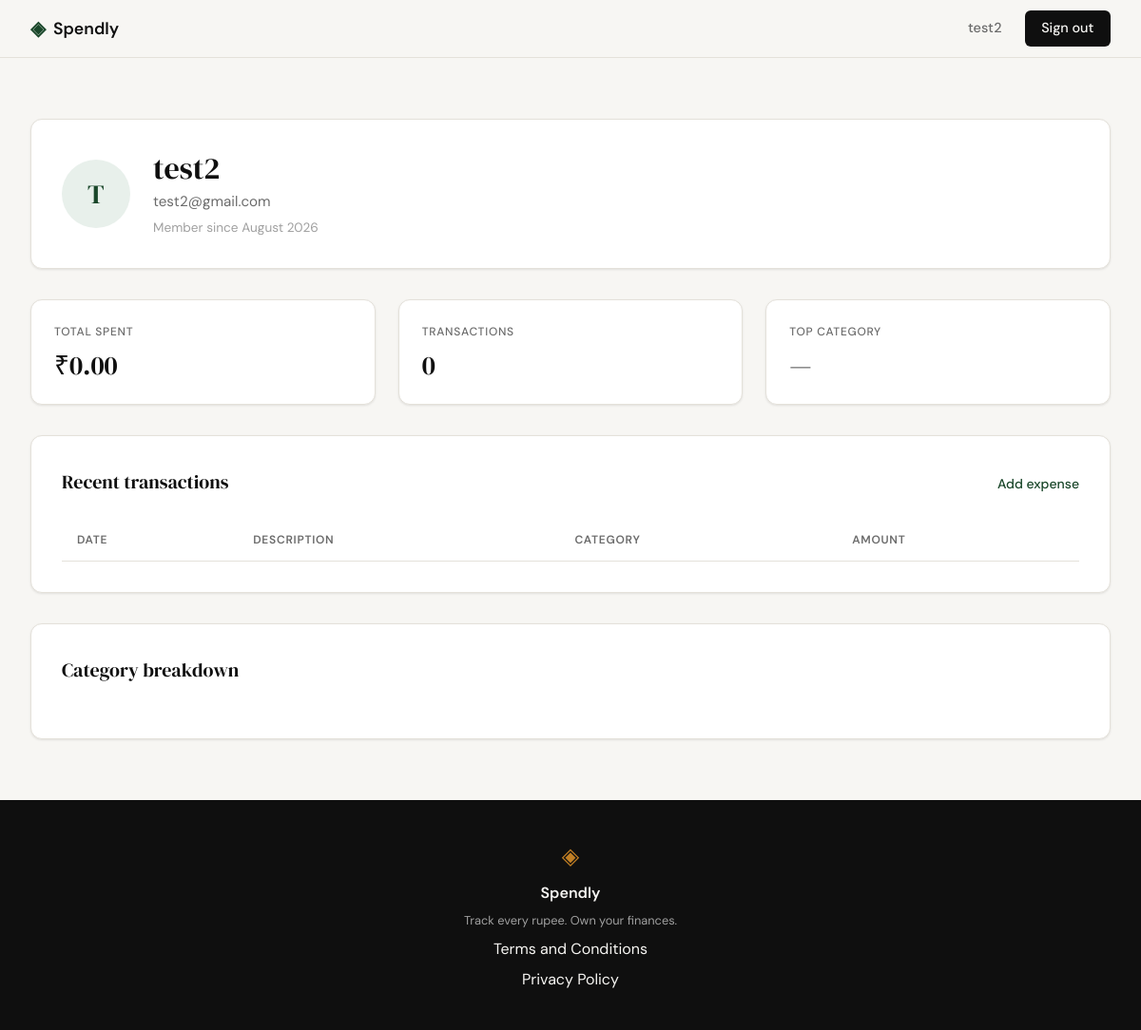
The page /profile (signed in) on the database as committed earlier.
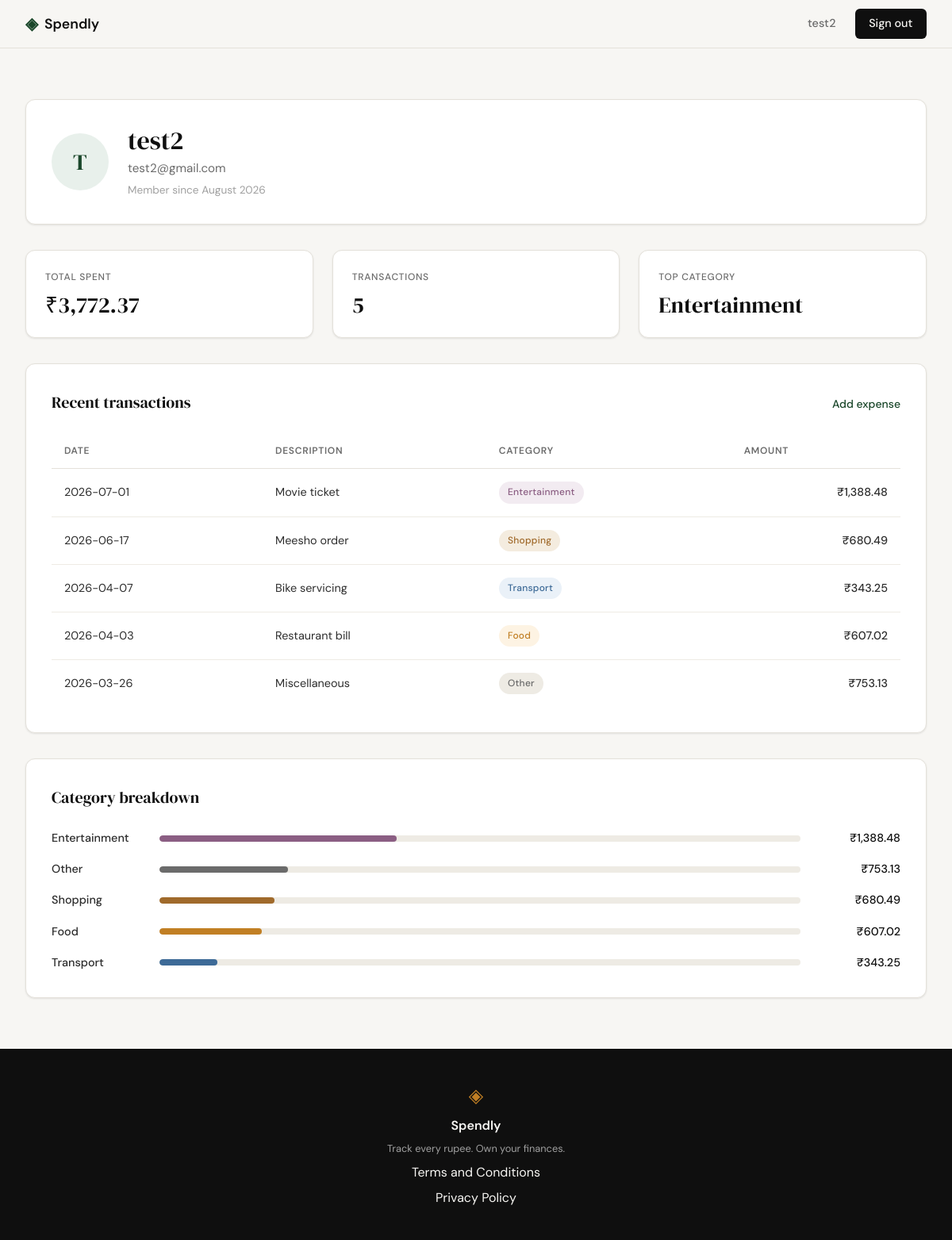
The same page on the database as committed later.
### tables this page shows
CREATE TABLE users (
                id INTEGER PRIMARY KEY AUTOINCREMENT,
                name TEXT NOT NULL,
                email TEXT UNIQUE NOT NULL,
                password_hash TEXT NOT NULL,
                created_at TEXT DEFAULT (datetime('now'))
            );

CREATE TABLE expenses (
                id INTEGER PRIMARY KEY AUTOINCREMENT,
                user_id INTEGER NOT NULL,
                amount REAL NOT NULL,
                category TEXT NOT NULL,
                date TEXT NOT NULL,
                description TEXT,
                created_at TEXT DEFAULT (datetime('now')),
                FOREIGN KEY (user_id) REFERENCES users(id)
            );

### app.py (the view)
@app.route("/profile")
def profile():
    if not session.get("user_id"):
        return redirect(url_for("login"))
    user_id = session["user_id"]
    user = get_user_by_id(user_id)
    if user is None:
        session.clear()
        return redirect(url_for("login"))
    user["initials"] = _initials_from_name(user["name"])
    stats = get_summary_stats(user_id)
    transactions = [
        {**tx, "category_slug": CATEGORY_SLUGS.get(tx["category"], "other")}
        for tx in get_recent_transactions(user_id, limit=None)
    ]
    category_breakdown = [
        {
            "name": row["name"],
            "slug": CATEGORY_SLUGS.get(row["name"], "other"),
            "total": row["amount"],
            "percent": row["pct"],
        }
        for row in get_category_breakdown(user_id)
    ]
    return render_template(
        "profile.html",
        user=user,
        stats=stats,
        transactions=transactions,
        category_breakdown=category_breakdown,
    )

### app.py (called while the page is built)
def _initials_from_name(name):
    if not name or not name.strip():
        return "?"
    parts = name.split()
    if len(parts) == 1:
        return parts[0][0].upper()
    return (parts[0][0] + parts[-1][0]).upper()

### database/db.py (called while the page is built)
def get_db():
    conn = sqlite3.connect(DB_PATH)
    conn.row_factory = sqlite3.Row
    conn.execute("PRAGMA foreign_keys = ON")
    return conn

### database/queries.py (called while the page is built)
def get_user_by_id(user_id):
    conn = get_db()
    try:
        row = conn.execute(
            "SELECT name, email, created_at FROM users WHERE id = ?",
            (user_id,),
        ).fetchone()
        if row is None:
            return None
        created_at = row["created_at"]
        try:
            member_since = datetime.strptime(
                created_at, "%Y-%m-%d %H:%M:%S"
            ).strftime("%B %Y")
        except (ValueError, TypeError):
            member_since = created_at
        return {
            "name": row["name"],
            "email": row["email"],
            "member_since": member_since,
        }
    finally:
        conn.close()

def get_summary_stats(user_id):
    conn = get_db()
    try:
        total, count = conn.execute(
            "SELECT COALESCE(SUM(amount), 0), COUNT(*) FROM expenses WHERE user_id = ?",
            (user_id,),
        ).fetchone()
        if count == 0:
            return {"total_spent": 0, "transaction_count": 0, "top_category": "—"}
        top_row = conn.execute(
            "SELECT category FROM expenses WHERE user_id = ? "
            "GROUP BY category ORDER BY SUM(amount) DESC LIMIT 1",
            (user_id,),
        ).fetchone()
        top_category = top_row["category"] if top_row else "—"
        return {
            "total_spent": float(total),
            "transaction_count": int(count),
            "top_category": top_category,
        }
    finally:
        conn.close()

### templates/profile.html (shortened to what this page needs)
{% extends "base.html" %}
{% block head %}
<link rel="stylesheet" href="{{ url_for('static', filename='css/profile.css') }}">
{% endblock %}
{% block content %}
<section class="profile-page">
    <div class="profile-inner">
        <header class="profile-card profile-user-card">
            <div class="profile-avatar" aria-hidden="true">{{ user.initials }}</div>
            <div class="profile-identity">
                <h1 class="profile-name">{{ user.name }}</h1>
                <p class="profile-email">{{ user.email }}</p>
                <p class="profile-meta">Member since {{ user.member_since }}</p>
            </div>
        </header>
        <section class="stats-grid" aria-label="Spending summary">
            <div class="stat-card">
                <span class="stat-label">Total spent</span>
                <span class="stat-value">₹{{ '{:,.2f}'.format(stats.total_spent) }}</span>
            </div>
            <div class="stat-card">
                <span class="stat-label">Transactions</span>
                <span class="stat-value">{{ stats.transaction_count }}</span>
            </div>
            <div class="stat-card">
                <span class="stat-label">Top category</span>
                <span class="stat-value">{{ stats.top_category }}</span>
            </div>
        </section>
        <section class="profile-card">
            <div class="profile-card-header">
                <h2 class="profile-card-title">Recent transactions</h2>
                <a href="{{ url_for('add_expense') }}" class="profile-card-action">Add expense</a>
            </div>
            <div class="profile-table-wrap">
                <table class="profile-table">
                    <thead>
                        <tr>
                            <th scope="col">Date</th>
                            <th scope="col">Description</th>
                            <th scope="col">Category</th>
                            <th scope="col" class="col-amount">Amount</th>
                        </tr>
                    </thead>
                    <tbody>
                        {% for tx in transactions %}
                        <tr>
                            <td>{{ tx.date }}</td>
                            <td>{{ tx.description }}</td>
                            <td>
                                <span class="category-badge category-badge--{{ tx.category_slug }}">
                                    {{ tx.category }}
                                </span>
                            </td>
                            <td class="col-amount">₹{{ '{:,.2f}'.format(tx.amount) }}</td>
                        </tr>
                        {% endfor %}
                    </tbody>
                </table>
            </div>
        </section>
        <section class="profile-card">
            <div class="profile-card-header">
                <h2 class="profile-card-title">Category breakdown</h2>
            </div>
            <ul class="category-breakdown">
                {% for cat in category_breakdown %}
                <li class="category-row">
                    <span class="category-row-name">{{ cat.name }}</span>
                    <div class="category-row-track" aria-hidden="true">
                        <div class="category-row-fill category-row-fill--{{ cat.slug }}"
                             style="width: {{ cat.percent }}%"></div>
                    </div>
                    <span class="category-row-amount">₹{{ '{:,.2f}'.format(cat.total) }}</span>
                </li>
                {% endfor %}
            </ul>
        </section>
    </div>
</section>
{% endblock %}

### templates/base.html (shortened to what this page needs)
<!DOCTYPE html>
<html lang="en">
<head>
    <link rel="stylesheet" href="{{ url_for('static', filename='css/style.css') }}">
    {% block head %}{% endblock %}
</head>
<body>
    <nav class="navbar">
        <div class="nav-inner">
            <a href="{{ url_for('landing') }}" class="nav-brand">
                <span class="brand-icon">◈</span>
                <span class="brand-name">Spendly</span>
            </a>
            <div class="nav-links">
                {% if session.get('user_id') %}
                <a href="{{ url_for('profile') }}">{{ session.get('user_name') }}</a>
                <a href="{{ url_for('logout') }}" class="nav-cta">Sign out</a>
                {% else %}
                <a href="{{ url_for('login') }}">Sign in</a>
                <a href="{{ url_for('register') }}" class="nav-cta">Get started</a>
                {% endif %}
            </div>
        </div>
    </nav>
    <main class="main-content">
        {% block content %}{% endblock %}
    </main>
    <footer class="footer">
        <div class="footer-inner">
            <span class="brand-icon">◈</span>
            <span class="footer-name">Spendly</span>
            <p class="footer-copy">Track every rupee. Own your finances.</p>
            <a href="{{ url_for('terms') }}">Terms and Conditions</a>
            <a href="{{ url_for('privacy') }}">Privacy Policy</a>
        </div>
    </footer>
</body>
</html>

### static/css/style.css (style rules this page uses)
:root { --ink: #0f0f0f; --ink-soft: #2d2d2d; --ink-muted: #6b6b6b; --ink-faint: #a0a0a0; --paper: #f7f6f3; --paper-warm: #f0ede6; --paper-card: #ffffff; --accent: #1a472a; --accent-light: #e8f0eb; --accent-2: #c17f24; --accent-2-light: #fdf3e3; --danger: #c0392b; --danger-light: #fdecea; --border: #e4e1da; --border-soft: #eeebe4; --font-display: 'DM Serif Display', Georgia, serif; --font-body: 'DM Sans', system-ui, sans-serif; --max-width: 1200px; --auth-width: 440px; --radius-sm: 6px; --radius-md: 12px; --radius-lg: 20px; --cat-food-bg: var(--accent-2-light); --cat-food-ink: var(--accent-2); --cat-bills-bg: var(--danger-light); --cat-bills-ink: var(--danger); --cat-other-bg: var(--border-soft); --cat-other-ink: var(--ink-muted); --cat-health-bg: #e7f2ee; --cat-health-ink: #2f7a5b; --cat-transport-bg: #eaf1f8; --cat-transport-ink: #3d6a97; --cat-shopping-bg: #f4ecdf; --cat-shopping-ink: #a06a2b; --cat-entertainment-bg: #f2ebf1; --cat-entertainment-ink:#8b5e83; }
*, *::before, *::after { box-sizing: border-box; margin: 0; padding: 0; }
html { font-size: 16px; scroll-behavior: smooth; }
body { background: var(--paper); color: var(--ink); font-family: var(--font-body); font-size: 1rem; line-height: 1.6; -webkit-font-smoothing: antialiased; }
a { color: inherit; text-decoration: none; }
.navbar { position: sticky; top: 0; z-index: 100; background: var(--paper); border-bottom: 1px solid var(--border); padding: 0 2rem; }
.nav-inner { max-width: var(--max-width); margin: 0 auto; height: 60px; display: flex; align-items: center; justify-content: space-between; }
.nav-brand { display: flex; align-items: center; gap: 0.5rem; font-family: var(--font-body); font-weight: 600; font-size: 1.1rem; color: var(--ink); }
.brand-icon { color: var(--accent); font-size: 1.3rem; }
.brand-name { color: var(--ink); }
.nav-links { display: flex; align-items: center; gap: 1.5rem; font-size: 0.9rem; font-weight: 500; }
.nav-links a { color: var(--ink-muted); transition: color 0.2s; }
.nav-cta { background: var(--ink) !important; color: var(--paper) !important; padding: 0.45rem 1.1rem; border-radius: var(--radius-sm); transition: background 0.2s !important; }
.main-content { min-height: calc(100vh - 60px - 100px); }
.footer { background: var(--ink); color: var(--paper); padding: 2.5rem 2rem; text-align: center; }
.footer-inner { display: flex; flex-direction: column; align-items: center; gap: 0.4rem; }
.footer .brand-icon { color: var(--accent-2); font-size: 1.5rem; }
.footer-name { font-weight: 600; font-size: 1rem; }
.footer-copy { font-size: 0.8rem; color: var(--ink-faint); }

Rows that differ between the two databases and show on the page:
added expenses: top_category "Entertainment", date "2026-07-01", description "Movie ticket", category "Entertainment", amount "1,388.48", name "Entertainment", {{ cat.percent }} 37 (drawn), total "1,388.48"
added expenses: date "2026-06-17", description "Meesho order", category "Shopping", amount "680.49", name "Shopping", {{ cat.percent }} 18 (drawn), total "680.49"
added expenses: date "2026-04-07", description "Bike servicing", category "Transport", amount "343.25", name "Transport", {{ cat.percent }} 9 (drawn), total "343.25"
added expenses: date "2026-04-03", description "Restaurant bill", category "Food", amount "607.02", name "Food", {{ cat.percent }} 16 (drawn), total "607.02"
added expenses: date "2026-03-26", description "Miscellaneous", category "Other", amount "753.13", name "Other", {{ cat.percent }} 20 (drawn), total "753.13"
Other text that changed with them:
{{ '{:,.2f}'.format(stats.total_spent) }}: "0.00" → "3,772.37"
{{ stats.transaction_count }}: "0" → "5"
{{ stats.top_category }}: "—" → (not shown)
